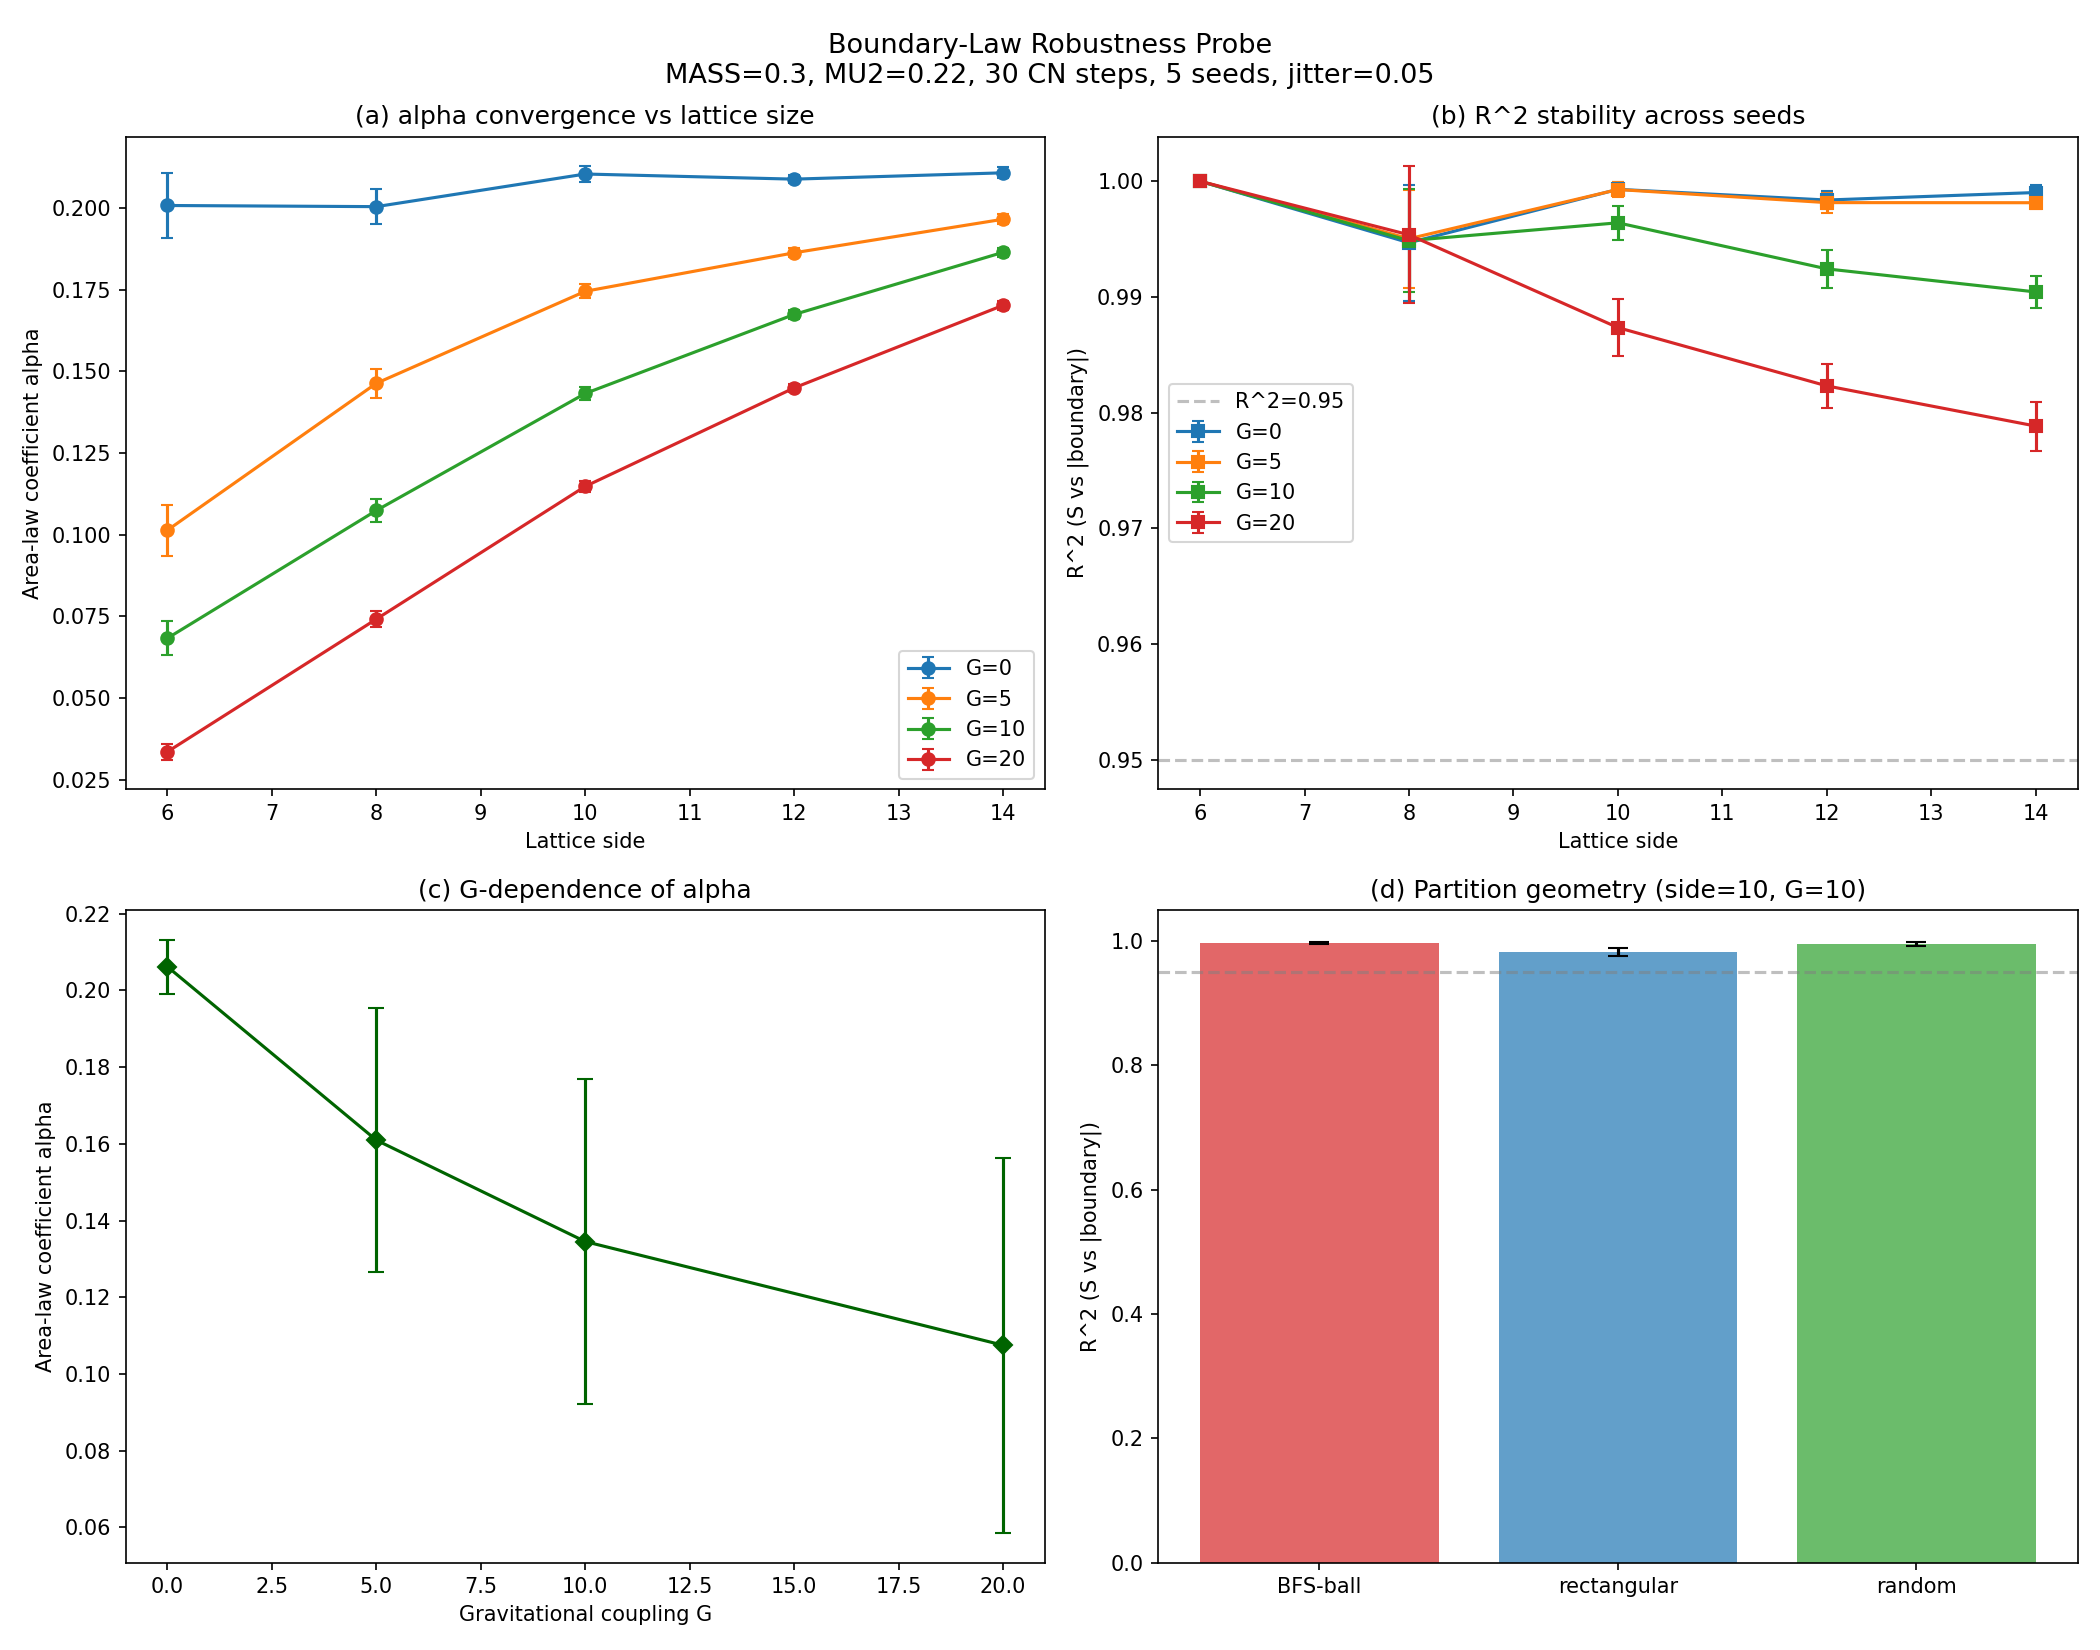

The script that drew this image:
#!/usr/bin/env python3
"""Bounded boundary-law robustness diagnostic on a pre-registered envelope.

Reports a bounded finite-run numerical robustness diagnostic on the
pre-registered parameter envelope below. This is NOT:

  - a clean bounded theorem-level boundary-law result,
  - a parameter-independent area-law statement,
  - a holography proof,
  - evidence the linear S-vs-|boundary| fit holds outside the envelope.

The diagnostic measures linear `R^2` of Dirac-sea entanglement entropy `S`
against counted BFS-ball boundary-edge size `|boundary|` on the periodic
2D staggered-fermion lattice. It separates:

  - the full counted grid (5 sides x 4 couplings x 5 seeds = 100 configs),
  - the >=3-radii subgrid that excludes automatic 2-point fits at side=6
    (4 sides x 4 couplings x 5 seeds = 80 configs).

Companion bounded note:
  scripts/frontier_holographic_probe.py / HOLOGRAPHIC_PROBE_NOTE_2026-04-11.md.

Physics: Dirac-sea correlation-matrix method (Peschel 2003) on a
staggered-fermion Hamiltonian with parity coupling, evolved under
screened-Poisson self-gravity.

Current-main claim boundary (per audit verdict 2026-05-03):
  this is a bounded finite-run numerical robustness diagnostic on the
  pre-registered envelope. It is not a boundary-law theorem and not a
  holography proof. The retained statement is limited to the exact
  fixed-run numerical observation on the audited BFS-ball sweep and the
  stated small partition cross-check.
"""

from __future__ import annotations

import math
import sys
import time
from collections import deque, defaultdict

import numpy as np
from scipy import sparse
from scipy.sparse import eye as speye
from scipy.sparse.linalg import spsolve
from scipy.stats import linregress

from periodic_geometry import infer_periodic_extents, minimum_image_distance

# ---------------------------------------------------------------------------
# Physical parameters
# ---------------------------------------------------------------------------
MASS = 0.30
MU2 = 0.22
DT = 0.12
N_STEPS = 30
SIGMA = 1.5

SIDES = [6, 8, 10, 12, 14]
SEEDS = [42, 43, 44, 45, 46]
G_VALUES = [0, 5, 10, 20]
JITTER = 0.05


# ---------------------------------------------------------------------------
# Lattice construction
# ---------------------------------------------------------------------------

def build_lattice_2d(side: int, seed: int | None = None, jitter: float = 0.0):
    """Build a 2D periodic square lattice with optional position jitter.

    Returns (n, pos, adj, col) where col is checkerboard parity.
    Jitter adds small random offsets to positions (topology unchanged).
    """
    n = side * side
    pos = np.zeros((n, 2))
    adj: dict[int, list[int]] = {i: [] for i in range(n)}
    col = np.zeros(n, dtype=int)

    for ix in range(side):
        for iy in range(side):
            idx = ix * side + iy
            pos[idx] = (ix, iy)
            col[idx] = (ix + iy) % 2

            for dix, diy in [(1, 0), (-1, 0), (0, 1), (0, -1)]:
                jx = (ix + dix) % side
                jy = (iy + diy) % side
                jdx = jx * side + jy
                adj[idx].append(jdx)

    if jitter > 0.0 and seed is not None:
        rng = np.random.default_rng(seed)
        pos += rng.normal(0.0, jitter, size=pos.shape)

    return n, pos, adj, col


# ---------------------------------------------------------------------------
# Partition geometries
# ---------------------------------------------------------------------------

def bfs_ball(adj: dict[int, list[int]], center: int, radius: int, n: int):
    """BFS ball of given radius. Returns (A_nodes, boundary_edges)."""
    dist = np.full(n, -1, dtype=int)
    dist[center] = 0
    queue = deque([center])

    while queue:
        u = queue.popleft()
        for v in adj[u]:
            if dist[v] == -1:
                dist[v] = dist[u] + 1
                if dist[v] <= radius:
                    queue.append(v)

    A_set = set(i for i in range(n) if 0 <= dist[i] <= radius)
    A_nodes = sorted(A_set)

    boundary_edges = 0
    for i in A_nodes:
        for j in adj[i]:
            if j not in A_set:
                boundary_edges += 1

    return A_nodes, boundary_edges


def planar_partition(side: int, n: int, adj: dict[int, list[int]], cut_x: int):
    """Planar cut: all sites with ix < cut_x form region A.

    Returns (A_nodes, boundary_edges).
    """
    A_set = set()
    for ix in range(cut_x):
        for iy in range(side):
            A_set.add(ix * side + iy)
    A_nodes = sorted(A_set)

    boundary_edges = 0
    for i in A_nodes:
        for j in adj[i]:
            if j not in A_set:
                boundary_edges += 1

    return A_nodes, boundary_edges


def rectangular_partition(side: int, n: int, adj: dict[int, list[int]],
                          wx: int, wy: int):
    """Rectangular block: sites with ix < wx AND iy < wy form region A.

    Varying wx and wy gives different boundary sizes on a periodic lattice.
    Returns (A_nodes, boundary_edges).
    """
    A_set = set()
    for ix in range(wx):
        for iy in range(wy):
            A_set.add(ix * side + iy)
    A_nodes = sorted(A_set)

    boundary_edges = 0
    for i in A_nodes:
        for j in adj[i]:
            if j not in A_set:
                boundary_edges += 1

    return A_nodes, boundary_edges


def random_partition(n: int, adj: dict[int, list[int]], frac: float,
                     rng: np.random.Generator):
    """Random subset of given fraction. Returns (A_nodes, boundary_edges)."""
    k = max(1, min(n - 1, int(round(frac * n))))
    indices = rng.choice(n, size=k, replace=False)
    A_set = set(indices.tolist())
    A_nodes = sorted(A_set)

    boundary_edges = 0
    for i in A_nodes:
        for j in adj[i]:
            if j not in A_set:
                boundary_edges += 1

    return A_nodes, boundary_edges


# ---------------------------------------------------------------------------
# Hamiltonian and evolution
# ---------------------------------------------------------------------------

def solve_poisson(adj: dict, n: int, rho: np.ndarray, mu2: float,
                  G: float) -> np.ndarray:
    """Solve screened Poisson (L + mu^2) Phi = G * rho on the graph."""
    if G == 0.0:
        return np.zeros(n)

    rows, cols, vals = [], [], []
    for i in range(n):
        degree = len(adj[i])
        rows.append(i); cols.append(i); vals.append(float(degree) + mu2)
        for j in adj[i]:
            rows.append(i); cols.append(j); vals.append(-1.0)

    L = sparse.csc_matrix((vals, (rows, cols)), shape=(n, n))
    return spsolve(L, G * rho)


def build_hamiltonian(n: int, pos: np.ndarray, adj: dict, col: np.ndarray,
                      phi: np.ndarray) -> sparse.csc_matrix:
    """Build staggered-fermion Hamiltonian with parity coupling."""
    H = sparse.lil_matrix((n, n), dtype=complex)

    par = np.where(col == 0, 1.0, -1.0)
    H.setdiag((MASS + phi) * par)
    extents = infer_periodic_extents(pos)

    for i, nbs in adj.items():
        for j in nbs:
            if i >= j:
                continue
            d = minimum_image_distance(pos[i], pos[j], extents)
            d = min(d, 2.0)
            w = 1.0 / max(d, 0.5)
            H[i, j] += -0.5j * w
            H[j, i] += 0.5j * w

    return H.tocsc()


def cn_step(psi: np.ndarray, H: sparse.csc_matrix, dt: float) -> np.ndarray:
    """One Crank-Nicolson time step."""
    n = H.shape[0]
    ap = (speye(n, format='csc') + 1j * H * dt / 2).tocsc()
    am = speye(n, format='csr') - 1j * H * dt / 2
    return spsolve(ap, am.dot(psi))


def evolve_and_get_final_H(n: int, pos: np.ndarray, adj: dict,
                            col: np.ndarray, G: float):
    """Evolve Gaussian wavepacket under self-gravity, return final H."""
    cx = (pos[:, 0].max() + pos[:, 0].min()) / 2
    cy = (pos[:, 1].max() + pos[:, 1].min()) / 2
    r2 = (pos[:, 0] - cx)**2 + (pos[:, 1] - cy)**2
    psi = np.exp(-r2 / (2 * SIGMA**2)).astype(complex)
    psi /= np.linalg.norm(psi)

    H_final = None
    for step in range(N_STEPS):
        rho = np.abs(psi)**2
        phi = solve_poisson(adj, n, rho, MU2, G)
        H = build_hamiltonian(n, pos, adj, col, phi)
        psi = cn_step(psi, H, DT)
        psi /= np.linalg.norm(psi)
        H_final = H

    return psi, H_final


# ---------------------------------------------------------------------------
# Dirac sea
# ---------------------------------------------------------------------------

def dirac_sea_correlation_matrix(H: sparse.csc_matrix):
    """Fill negative-energy modes, return correlation matrix C."""
    H_dense = H.toarray()
    H_dense = 0.5 * (H_dense + H_dense.conj().T)

    eigenvalues, eigenvectors = np.linalg.eigh(H_dense)
    filled = eigenvalues < 0
    n_filled = np.sum(filled)

    if n_filled == 0:
        n_filled = len(eigenvalues) // 2
        filled = np.zeros(len(eigenvalues), dtype=bool)
        filled[:n_filled] = True

    V = eigenvectors[:, filled]
    C = V @ V.conj().T
    return C, eigenvalues, int(n_filled)


# ---------------------------------------------------------------------------
# Entanglement entropy
# ---------------------------------------------------------------------------

def entanglement_entropy_from_C(C: np.ndarray, A_nodes: list[int]):
    """Compute free-fermion entanglement entropy from restricted C_A."""
    if len(A_nodes) == 0:
        return 0.0, 0

    ix = np.ix_(A_nodes, A_nodes)
    C_A = C[ix]
    C_A = 0.5 * (C_A + C_A.conj().T)

    nu = np.linalg.eigvalsh(C_A).real
    nu = np.clip(nu, 1e-15, 1.0 - 1e-15)

    S = -np.sum(nu * np.log(nu) + (1.0 - nu) * np.log(1.0 - nu))

    threshold = 1e-6
    schmidt_rank = int(np.sum((nu > threshold) & (nu < 1.0 - threshold)))

    return float(S), schmidt_rank


# ---------------------------------------------------------------------------
# Linear fitting helper
# ---------------------------------------------------------------------------

def safe_linregress(x, y):
    x = np.asarray(x, dtype=float)
    y = np.asarray(y, dtype=float)
    if len(x) < 2 or np.std(x) < 1e-12:
        return 0.0, np.mean(y), 0.0, 0.0
    res = linregress(x, y)
    return res.slope, res.intercept, res.rvalue**2, res.stderr


# ===========================================================================
# Main experiment
# ===========================================================================

def run_experiment():
    t_global = time.time()

    print("=" * 80)
    print("BOUNDED BOUNDARY-LAW ROBUSTNESS DIAGNOSTIC")
    print("Pre-registered parameter envelope; bounded finite-run R^2 readout")
    print("=" * 80)
    print()
    print("CLAIM SCOPE (per audit verdict 2026-05-03):")
    print("  This is a bounded finite-run numerical robustness diagnostic on")
    print("  the pre-registered parameter envelope below. It is NOT a clean")
    print("  bounded theorem-level boundary-law result, NOT parameter-")
    print("  independent, NOT a holography proof. The retained statement is")
    print("  limited to the exact fixed-run numerical observation that this")
    print("  script reports high R^2 boundary-size linearity on the audited")
    print("  BFS-ball sweep and the stated small partition cross-check.")
    print()
    print("PRE-REGISTERED PARAMETER ENVELOPE (fixed grid, not swept axes):")
    print(f"  MASS={MASS}, MU2={MU2}, DT={DT}, N_STEPS={N_STEPS}, "
          f"SIGMA={SIGMA}, JITTER={JITTER}")
    print(f"  Sides:     {SIDES}")
    print(f"  Couplings: {G_VALUES}")
    print(f"  Seeds:     {SEEDS}")
    print(f"  Counted BFS-ball fits: "
          f"{len(SIDES)} sides x {len(G_VALUES)} couplings x "
          f"{len(SEEDS)} seeds = {len(SIDES)*len(G_VALUES)*len(SEEDS)} configs")
    print(f"  Partition cross-check (separate, smaller): side=10, G=10,")
    print(f"    partitions: BFS-ball, rectangular, random")
    print()
    print("CAVEAT: side=6 BFS rows have only 2 available radii, so R^2=1.0")
    print("  is automatic by two-point linear regression. The verdict")
    print("  reports the >=3-radii subgrid (sides 8,10,12,14) separately.")
    print()

    # ===================================================================
    # SECTION 1: Multi-seed BFS-ball sweeps for each (side, G)
    # ===================================================================
    print("\n" + "=" * 80)
    print("SECTION 1: BFS-ball S vs |boundary| -- multi-seed stability")
    print("=" * 80)

    # results[(side, G)] = list of (alpha, r2, n_radii) over seeds
    bfs_results: dict[tuple[int, int], list[tuple[float, float, int]]] = defaultdict(list)
    # raw data for plotting
    bfs_raw: list[dict] = []

    for side in SIDES:
        for G in G_VALUES:
            for seed in SEEDS:
                n, pos, adj, col = build_lattice_2d(side, seed=seed, jitter=JITTER)
                center = (side // 2) * side + (side // 2)

                _, H_final = evolve_and_get_final_H(n, pos, adj, col, float(G))
                C, _, n_filled = dirac_sea_correlation_matrix(H_final)

                max_R = side // 2 - 1
                radii = list(range(1, max_R + 1))
                bnds, entropies = [], []

                for R in radii:
                    A_nodes, bnd_edges = bfs_ball(adj, center, R, n)
                    nA = len(A_nodes)
                    if nA == 0 or nA >= n:
                        continue
                    S, _ = entanglement_entropy_from_C(C, A_nodes)
                    bnds.append(bnd_edges)
                    entropies.append(S)
                    bfs_raw.append({
                        'side': side, 'G': G, 'seed': seed,
                        'R': R, 'nA': nA, 'bnd': bnd_edges, 'S': S,
                    })

                n_used = len(bnds)
                if n_used >= 2:
                    alpha, _, r2, stderr = safe_linregress(bnds, entropies)
                    bfs_results[(side, G)].append((alpha, r2, n_used))

                two_point_flag = " [2-point fit, R^2=1 automatic]" if n_used == 2 else ""
                print(f"  side={side:>2} G={G:>2} seed={seed}: "
                      f"alpha={alpha:.6f} R2={r2:.6f} "
                      f"(n_filled={n_filled}, {n_used} radii){two_point_flag}")

    # Summarize with error bars
    print("\n" + "-" * 70)
    print("BFS-ball summary: alpha (mean +/- std) and R^2 (mean +/- std)")
    print(f"{'side':>4} {'G':>4} {'alpha_mean':>12} {'alpha_std':>10} "
          f"{'R2_mean':>10} {'R2_std':>10} {'n_seeds':>7}")
    print("-" * 70)

    for side in SIDES:
        for G in G_VALUES:
            key = (side, G)
            if key not in bfs_results or len(bfs_results[key]) == 0:
                continue
            alphas = np.array([x[0] for x in bfs_results[key]])
            r2s = np.array([x[1] for x in bfs_results[key]])
            print(f"{side:>4} {G:>4} {np.mean(alphas):>12.6f} "
                  f"{np.std(alphas):>10.6f} {np.mean(r2s):>10.6f} "
                  f"{np.std(r2s):>10.6f} {len(alphas):>7}")

    # ===================================================================
    # SECTION 2: Size convergence of alpha
    # ===================================================================
    print("\n\n" + "=" * 80)
    print("SECTION 2: Size convergence of alpha (G=10)")
    print("=" * 80)

    print(f"\n{'side':>4} {'n':>5} {'alpha_mean':>12} {'alpha_std':>10} "
          f"{'R2_mean':>10}")
    print("-" * 50)
    for side in SIDES:
        key = (side, 10)
        if key not in bfs_results or len(bfs_results[key]) == 0:
            continue
        alphas = np.array([x[0] for x in bfs_results[key]])
        r2s = np.array([x[1] for x in bfs_results[key]])
        print(f"{side:>4} {side**2:>5} {np.mean(alphas):>12.6f} "
              f"{np.std(alphas):>10.6f} {np.mean(r2s):>10.6f}")

    # ===================================================================
    # SECTION 3: Partition geometry comparison
    # ===================================================================
    print("\n\n" + "=" * 80)
    print("SECTION 3: Partition geometry comparison (side=10, G=10)")
    print("=" * 80)

    test_side = 10
    test_G = 10.0
    partition_results: dict[str, list[tuple[float, float]]] = defaultdict(list)

    for seed in SEEDS:
        n, pos, adj, col = build_lattice_2d(test_side, seed=seed, jitter=JITTER)
        center = (test_side // 2) * test_side + (test_side // 2)
        _, H_final = evolve_and_get_final_H(n, pos, adj, col, test_G)
        C, _, _ = dirac_sea_correlation_matrix(H_final)

        # --- BFS ball ---
        max_R = test_side // 2 - 1
        bnds_bfs, S_bfs = [], []
        for R in range(1, max_R + 1):
            A_nodes, bnd = bfs_ball(adj, center, R, n)
            if len(A_nodes) == 0 or len(A_nodes) >= n:
                continue
            S, _ = entanglement_entropy_from_C(C, A_nodes)
            bnds_bfs.append(bnd)
            S_bfs.append(S)
        if len(bnds_bfs) >= 2:
            alpha, _, r2, _ = safe_linregress(bnds_bfs, S_bfs)
            partition_results['BFS-ball'].append((alpha, r2))

        # --- Rectangular blocks (varying boundary) ---
        bnds_rect, S_rect = [], []
        for wx in range(2, test_side - 1):
            for wy in range(2, test_side - 1):
                A_nodes, bnd = rectangular_partition(test_side, n, adj, wx, wy)
                nA = len(A_nodes)
                if nA == 0 or nA >= n:
                    continue
                S, _ = entanglement_entropy_from_C(C, A_nodes)
                bnds_rect.append(bnd)
                S_rect.append(S)
        if len(bnds_rect) >= 2:
            alpha, _, r2, _ = safe_linregress(bnds_rect, S_rect)
            partition_results['rectangular'].append((alpha, r2))

        # --- Random subsets ---
        rng = np.random.default_rng(seed)
        bnds_rand, S_rand = [], []
        for frac in np.linspace(0.05, 0.45, 12):
            A_nodes, bnd = random_partition(n, adj, frac, rng)
            if len(A_nodes) == 0 or len(A_nodes) >= n:
                continue
            S, _ = entanglement_entropy_from_C(C, A_nodes)
            bnds_rand.append(bnd)
            S_rand.append(S)
        if len(bnds_rand) >= 2:
            alpha, _, r2, _ = safe_linregress(bnds_rand, S_rand)
            partition_results['random'].append((alpha, r2))

    print(f"\n{'partition':>12} {'alpha_mean':>12} {'alpha_std':>10} "
          f"{'R2_mean':>10} {'R2_std':>10}")
    print("-" * 60)
    for ptype in ['BFS-ball', 'rectangular', 'random']:
        if ptype not in partition_results or len(partition_results[ptype]) == 0:
            continue
        alphas = np.array([x[0] for x in partition_results[ptype]])
        r2s = np.array([x[1] for x in partition_results[ptype]])
        print(f"{ptype:>12} {np.mean(alphas):>12.6f} {np.std(alphas):>10.6f} "
              f"{np.mean(r2s):>10.6f} {np.std(r2s):>10.6f}")

    # ===================================================================
    # SECTION 4: G-dependence of coefficient
    # ===================================================================
    print("\n\n" + "=" * 80)
    print("SECTION 4: G-dependence of boundary-law coefficient")
    print("=" * 80)

    print(f"\n{'G':>4} {'alpha_mean':>12} {'alpha_std':>10} "
          f"{'R2_mean':>10} {'R2_std':>10}")
    print("-" * 50)

    for G in G_VALUES:
        # Pool across all sides
        all_alphas, all_r2s = [], []
        for side in SIDES:
            key = (side, G)
            if key in bfs_results:
                for a, r, _ in bfs_results[key]:
                    all_alphas.append(a)
                    all_r2s.append(r)
        if len(all_alphas) > 0:
            all_alphas = np.array(all_alphas)
            all_r2s = np.array(all_r2s)
            print(f"{G:>4} {np.mean(all_alphas):>12.6f} "
                  f"{np.std(all_alphas):>10.6f} "
                  f"{np.mean(all_r2s):>10.6f} {np.std(all_r2s):>10.6f}")

    # ===================================================================
    # SECTION 5: Overall verdict
    # ===================================================================
    print("\n\n" + "=" * 80)
    print("VERDICT")
    print("=" * 80)

    # Collect R^2 values, separating the >=3-radii subgrid from the
    # automatic two-point fits at side=6.
    all_r2 = []
    subgrid_r2 = []          # n_radii >= 3 (audit-relevant subset)
    two_point_r2 = []        # n_radii == 2 (R^2=1 automatic)
    for key, vals in bfs_results.items():
        for _, r2, n_used in vals:
            all_r2.append(r2)
            if n_used >= 3:
                subgrid_r2.append(r2)
            else:
                two_point_r2.append(r2)
    all_r2 = np.array(all_r2)
    subgrid_r2 = np.array(subgrid_r2)
    two_point_r2 = np.array(two_point_r2)

    total_configs = len(all_r2)
    high_r2 = np.sum(all_r2 > 0.95)
    very_high = np.sum(all_r2 > 0.99)

    print(f"\n  Pre-registered envelope: "
          f"{len(SIDES)} sides x {len(G_VALUES)} couplings x "
          f"{len(SEEDS)} seeds = {len(SIDES)*len(G_VALUES)*len(SEEDS)} configs")
    print(f"  Counted (side, G, seed) configs with linear fit: {total_configs}")
    print(f"  Configs with R^2 > 0.95: {high_r2} "
          f"({100*high_r2/max(total_configs,1):.1f}%)")
    print(f"  Configs with R^2 > 0.99: {very_high} "
          f"({100*very_high/max(total_configs,1):.1f}%)")
    print(f"  R^2 range: [{all_r2.min():.6f}, {all_r2.max():.6f}]")
    print(f"  R^2 mean +/- std: {all_r2.mean():.6f} +/- {all_r2.std():.6f}")

    # Audit-required separation: 2-point side=6 R^2=1.0 is automatic.
    print()
    print("  --- Two-point automatic fits (side=6, audit-flagged) ---")
    if len(two_point_r2) > 0:
        n_2pt = len(two_point_r2)
        print(f"  Configs with exactly 2 radii (R^2=1 automatic): {n_2pt}")
        print(f"  These configurations carry no diagnostic information about")
        print(f"  linear-versus-nonlinear boundary scaling.")
    else:
        print("  No two-point configurations counted.")

    print()
    print("  --- >=3-radii subgrid (audit-relevant) ---")
    if len(subgrid_r2) > 0:
        n_sub = len(subgrid_r2)
        sub_high = np.sum(subgrid_r2 > 0.95)
        sub_very = np.sum(subgrid_r2 > 0.99)
        print(f"  Configs with >=3 radii: {n_sub}")
        print(f"  Configs with R^2 > 0.95: {sub_high} "
              f"({100*sub_high/max(n_sub,1):.1f}%)")
        print(f"  Configs with R^2 > 0.99: {sub_very} "
              f"({100*sub_very/max(n_sub,1):.1f}%)")
        print(f"  R^2 range: [{subgrid_r2.min():.6f}, {subgrid_r2.max():.6f}]")
        print(f"  R^2 mean +/- std: {subgrid_r2.mean():.6f} +/- "
              f"{subgrid_r2.std():.6f}")
    else:
        print("  No >=3-radii configurations on this envelope.")

    # Partition cross-check
    print()
    print("  --- Partition cross-check (side=10, G=10) ---")
    for ptype in ['BFS-ball', 'rectangular', 'random']:
        if ptype in partition_results and len(partition_results[ptype]) > 0:
            r2s = np.array([x[1] for x in partition_results[ptype]])
            print(f"  {ptype:>12} partition: "
                  f"R^2 = {r2s.mean():.6f} +/- {r2s.std():.6f}")

    # Bounded-diagnostic verdict on the pre-registered envelope.
    print()
    print("  --- Bounded diagnostic verdict ---")
    sub_high = int(np.sum(subgrid_r2 > 0.95)) if len(subgrid_r2) > 0 else 0
    n_sub = len(subgrid_r2)
    full_high = int(np.sum(all_r2 > 0.95))

    diagnostic_holds = (
        full_high == total_configs
        and (n_sub == 0 or sub_high == n_sub)
    )
    if diagnostic_holds:
        print("  ==> Bounded diagnostic holds on the pre-registered envelope:")
        print(f"      {full_high}/{total_configs} BFS-ball fits with R^2 > 0.95,")
        if n_sub > 0:
            print(f"      {sub_high}/{n_sub} >=3-radii fits with R^2 > 0.95.")
        print("      This is a finite-run numerical observation on a fixed")
        print("      grid; it is NOT a parameter-independent boundary-law")
        print("      theorem and NOT a holography proof.")
    else:
        print("  ==> Bounded diagnostic fails on the pre-registered envelope.")
        print(f"      {full_high}/{total_configs} BFS-ball fits with R^2 > 0.95,")
        print(f"      {sub_high}/{n_sub} >=3-radii fits with R^2 > 0.95.")

    elapsed = time.time() - t_global
    print(f"\n  Total elapsed: {elapsed:.1f}s")

    # ===================================================================
    # Plot
    # ===================================================================
    try:
        import matplotlib
        matplotlib.use('Agg')
        import matplotlib.pyplot as plt

        fig, axes = plt.subplots(2, 2, figsize=(14, 11))
        fig.suptitle('Boundary-Law Robustness Probe\n'
                     f'MASS={MASS}, MU2={MU2}, {N_STEPS} CN steps, '
                     f'{len(SEEDS)} seeds, jitter={JITTER}',
                     fontsize=13)

        # --- Panel (a): alpha vs side for each G ---
        ax = axes[0, 0]
        for G in G_VALUES:
            sides_plot, means, stds = [], [], []
            for side in SIDES:
                key = (side, G)
                if key in bfs_results and len(bfs_results[key]) > 0:
                    alphas = np.array([x[0] for x in bfs_results[key]])
                    sides_plot.append(side)
                    means.append(np.mean(alphas))
                    stds.append(np.std(alphas))
            if len(sides_plot) > 0:
                ax.errorbar(sides_plot, means, yerr=stds, marker='o',
                            capsize=3, label=f'G={G}')
        ax.set_xlabel('Lattice side')
        ax.set_ylabel('Area-law coefficient alpha')
        ax.set_title('(a) alpha convergence vs lattice size')
        ax.legend()

        # --- Panel (b): R^2 vs side for each G ---
        ax = axes[0, 1]
        for G in G_VALUES:
            sides_plot, means, stds = [], [], []
            for side in SIDES:
                key = (side, G)
                if key in bfs_results and len(bfs_results[key]) > 0:
                    r2s = np.array([x[1] for x in bfs_results[key]])
                    sides_plot.append(side)
                    means.append(np.mean(r2s))
                    stds.append(np.std(r2s))
            if len(sides_plot) > 0:
                ax.errorbar(sides_plot, means, yerr=stds, marker='s',
                            capsize=3, label=f'G={G}')
        ax.set_xlabel('Lattice side')
        ax.set_ylabel('R^2 (S vs |boundary|)')
        ax.set_title('(b) R^2 stability across seeds')
        ax.axhline(0.95, color='gray', linestyle='--', alpha=0.5, label='R^2=0.95')
        ax.legend()

        # --- Panel (c): alpha vs G (pooled across sizes) ---
        ax = axes[1, 0]
        g_plot, means, stds = [], [], []
        for G in G_VALUES:
            alphas_all = []
            for side in SIDES:
                key = (side, G)
                if key in bfs_results:
                    alphas_all.extend([x[0] for x in bfs_results[key]])
            if len(alphas_all) > 0:
                g_plot.append(G)
                means.append(np.mean(alphas_all))
                stds.append(np.std(alphas_all))
        if len(g_plot) > 0:
            ax.errorbar(g_plot, means, yerr=stds, marker='D', capsize=4,
                        color='darkgreen')
        ax.set_xlabel('Gravitational coupling G')
        ax.set_ylabel('Area-law coefficient alpha')
        ax.set_title('(c) G-dependence of alpha')

        # --- Panel (d): Partition geometry comparison ---
        ax = axes[1, 1]
        ptypes = ['BFS-ball', 'rectangular', 'random']
        x_pos = np.arange(len(ptypes))
        means_p, stds_p = [], []
        for ptype in ptypes:
            if ptype in partition_results and len(partition_results[ptype]) > 0:
                r2s = np.array([x[1] for x in partition_results[ptype]])
                means_p.append(np.mean(r2s))
                stds_p.append(np.std(r2s))
            else:
                means_p.append(0.0)
                stds_p.append(0.0)
        ax.bar(x_pos, means_p, yerr=stds_p, capsize=5, color=['#d62728', '#1f77b4', '#2ca02c'],
               alpha=0.7)
        ax.set_xticks(x_pos)
        ax.set_xticklabels(ptypes)
        ax.set_ylabel('R^2 (S vs |boundary|)')
        ax.set_title(f'(d) Partition geometry (side={test_side}, G={int(test_G)})')
        ax.axhline(0.95, color='gray', linestyle='--', alpha=0.5)
        ax.set_ylim(0, 1.05)

        plt.tight_layout()
        out_path = __file__.replace('.py', '.png')
        plt.savefig(out_path, dpi=150)
        print(f"\nPlot saved to {out_path}")
    except Exception as e:
        print(f"\nPlot generation failed: {e}")

    print("\nDone.")


if __name__ == '__main__':
    run_experiment()
